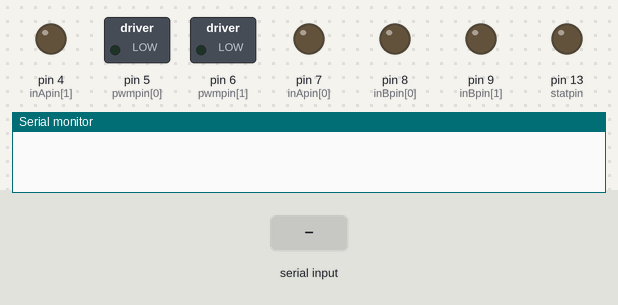
Simulated run of this sketch. Board: Arduino Uno, built with avr-gcc and run on an emulated ATmega328P. On the bench: switched loads named in the sketch (green lamp = pin HIGH), output pins drawn as LEDs (lit = HIGH), the last lines printed to the serial monitor. Inputs (shaded band) come from the test bench.

Above: at 1.2 s.
1.3 s: "a" received over Serial
At 2.4 s:
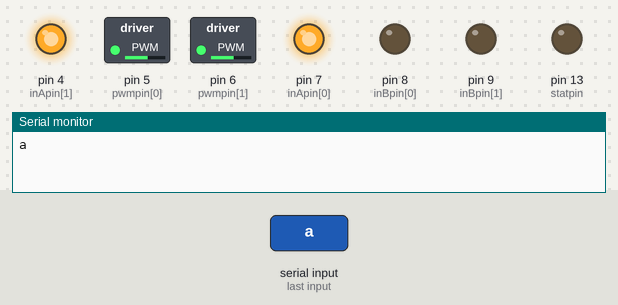
2.8 s: "b" received over Serial
At 3.5 s:
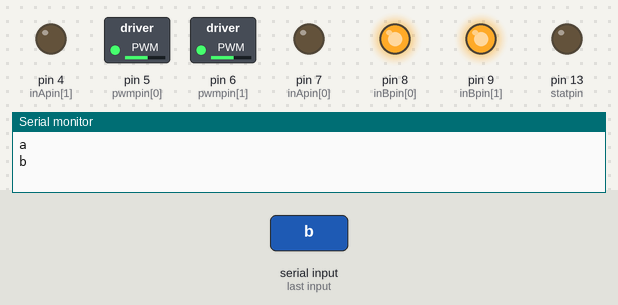
4.3 s: "c" received over Serial
At 4.7 s:
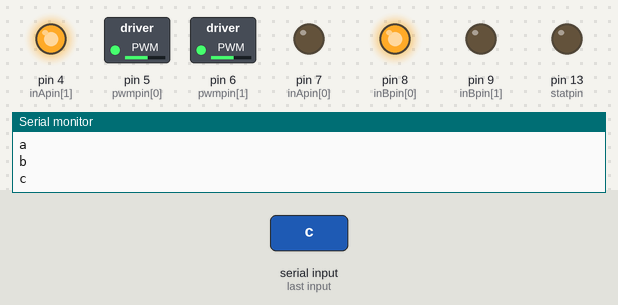
5.8 s: "d" received over Serial
At 7.0 s:
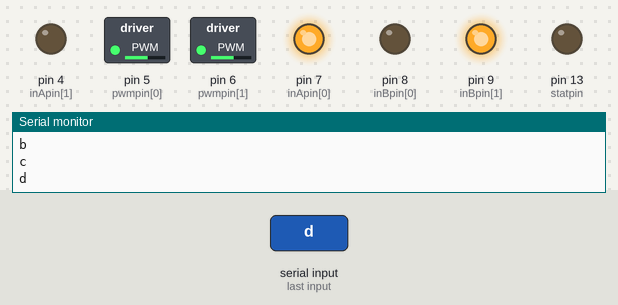
7.3 s: "k" received over Serial
At 8.9 s:
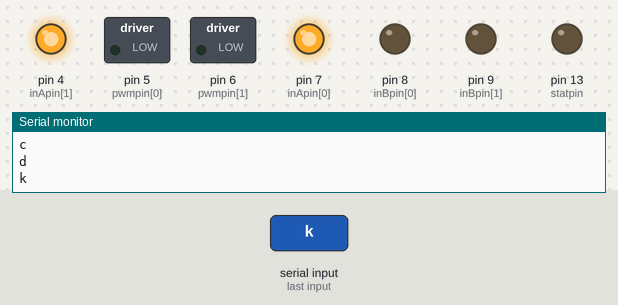
Timing chart, 0 to 10.4 s (numbered marks = the images above; inputs shaded):
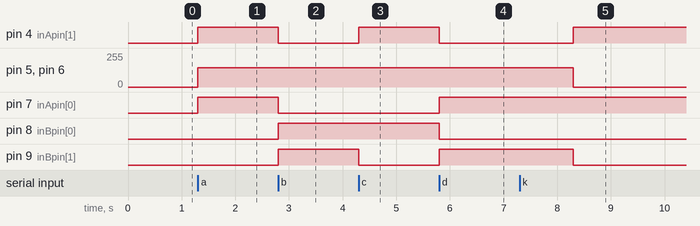

The sketch:

MonsterMoto_Shield_custom.ino
```cpp
#define BRAKEVCC 0
#define CW   1
#define CCW  2
#define BRAKEGND 3
#define CS_THRESHOLD 100

#define DECODE(encoding, pwm, cw) cw = (encoding & (char)1) + 1;pwm = (encoding>>1)<<3;


int inApin[2] = {7, 4};  // INA: Clockwise input
int inBpin[2] = {8, 9}; // INB: Counter-clockwise input
int pwmpin[2] = {5, 6}; // PWM input
int cspin[2] = {2, 3}; // CS: Current sense ANALOG input
int enpin[2] = {0, 1}; // EN: Status of switches output (Analog pin)

int statpin = 13;


void setup()
{
  Serial.begin(115200);

  pinMode(statpin, OUTPUT);

  // Initialize digital pins as outputs
  for (int i=0; i<2; i++)
  {
    pinMode(inApin[i], OUTPUT);
    pinMode(inBpin[i], OUTPUT);
    pinMode(pwmpin[i], OUTPUT);
  }
  // Initialize braked
  for (int i=0; i<2; i++)
  {
    digitalWrite(inApin[i], LOW);
    digitalWrite(inBpin[i], LOW);
  }

}

char temp;
char encoding[2];
int pwm;
char cw;

void loop()
{
  while(Serial.available() <=0) // wait for incoming serial data
  {
  }

  temp = (char)Serial.read();
  switch(temp)
  {
        case 'a':
              Serial.println("a");
              motorGo(0, CW, 400);
              motorGo(1, CW, 400);
              break;

        case 'b':
              Serial.println("b");
              motorGo(0, CCW, 400);
              motorGo(1, CCW, 400);
              break;

        case 'c':
              Serial.println("c");
              motorGo(0, CCW, 400);
              motorGo(1, CW, 400);
              break;

        case 'd':
              Serial.println("d");
              motorGo(0, CW, 400);
              motorGo(1, CCW, 400);
              break;

        case 'i':
              Serial.println("i");
              motorOff(0);
              motorOff(1);
              break;

        case 'k':
              Serial.println("k");
              Serial.readBytes(encoding, 2);
              DECODE(encoding[0], pwm, cw);
              motorGo(0, cw, pwm);
              DECODE(encoding[1], pwm, cw);
              motorGo(1, cw, pwm);
              break;
  }
}

void motorOff(int motor)
{
  // Initialize braked
  for (int i=0; i<2; i++)
  {
    digitalWrite(inApin[i], LOW);
    digitalWrite(inBpin[i], LOW);
  }
  analogWrite(pwmpin[motor], 0);
}

void motorGo(uint8_t motor, uint8_t direct, uint8_t pwm)
{
  if (motor <= 1)
  {
    if (direct <=4)
    {
      // Set inA[motor]
      if (direct <=1)
        digitalWrite(inApin[motor], HIGH);
      else
        digitalWrite(inApin[motor], LOW);

      // Set inB[motor]
      if ((direct==0)||(direct==2))
        digitalWrite(inBpin[motor], HIGH);
      else
        digitalWrite(inBpin[motor], LOW);

      analogWrite(pwmpin[motor], pwm);
    }
  }
}
```

3byte_protocol.c
```cpp
#include <stdio.h>
#include <stdlib.h>

// 0 <= pwm < 1024
// cw = 0 or 1
#define ENCODE(encoding, pwm_l, pwm_r, cw_l, cw_r) char encoding[3];\
					 encoding[0] = 'k';\
					 encoding[1] = (char)(((pwm_l>>3)<<1) | cw_l);\
					 encoding[2] = (char)(((pwm_r>>3)<<1) | cw_r);

#define DECODE(encoding, pwm, cw) cw = encoding & (char)1;\
				  pwm = (encoding>>1)<<3;


int main(void)
{
	ENCODE(encoding, 350, 350, 0, 1);
	int pwm;
	int cw;
	printf("%c\n", encoding[0]);
	printf("%d\n", encoding[1]);
	printf("%d\n\n", encoding[2]);

	DECODE(encoding[1], pwm, cw);
	printf("%d\n", pwm);
	printf("%d\n", cw);
}
```

Measured:
- after the input at 1.3 s, pin 4 (inApin[1]), pin 7 (inApin[0]): LOW → HIGH at once; pin 5 (pwmpin[0]), pin 6 (pwmpin[1]): 0/255 → 144/255 at once
- after the input at 2.8 s, pin 4 (inApin[1]), pin 7 (inApin[0]): HIGH → LOW at once; pin 8 (inBpin[0]), pin 9 (inBpin[1]): LOW → HIGH at once
- after the input at 4.3 s, pin 4 (inApin[1]): LOW → HIGH at once; pin 9 (inBpin[1]): HIGH → LOW at once
- after the input at 5.8 s, pin 4 (inApin[1]), pin 8 (inBpin[0]): HIGH → LOW at once; pin 7 (inApin[0]), pin 9 (inBpin[1]): LOW → HIGH at once
- after the input at 7.3 s, pin 4 (inApin[1]): LOW → HIGH after 1.0 s; pin 5 (pwmpin[0]), pin 6 (pwmpin[1]): 144/255 → 0/255 after 1.0 s; pin 9 (inBpin[1]): HIGH → LOW after 1.0 s
